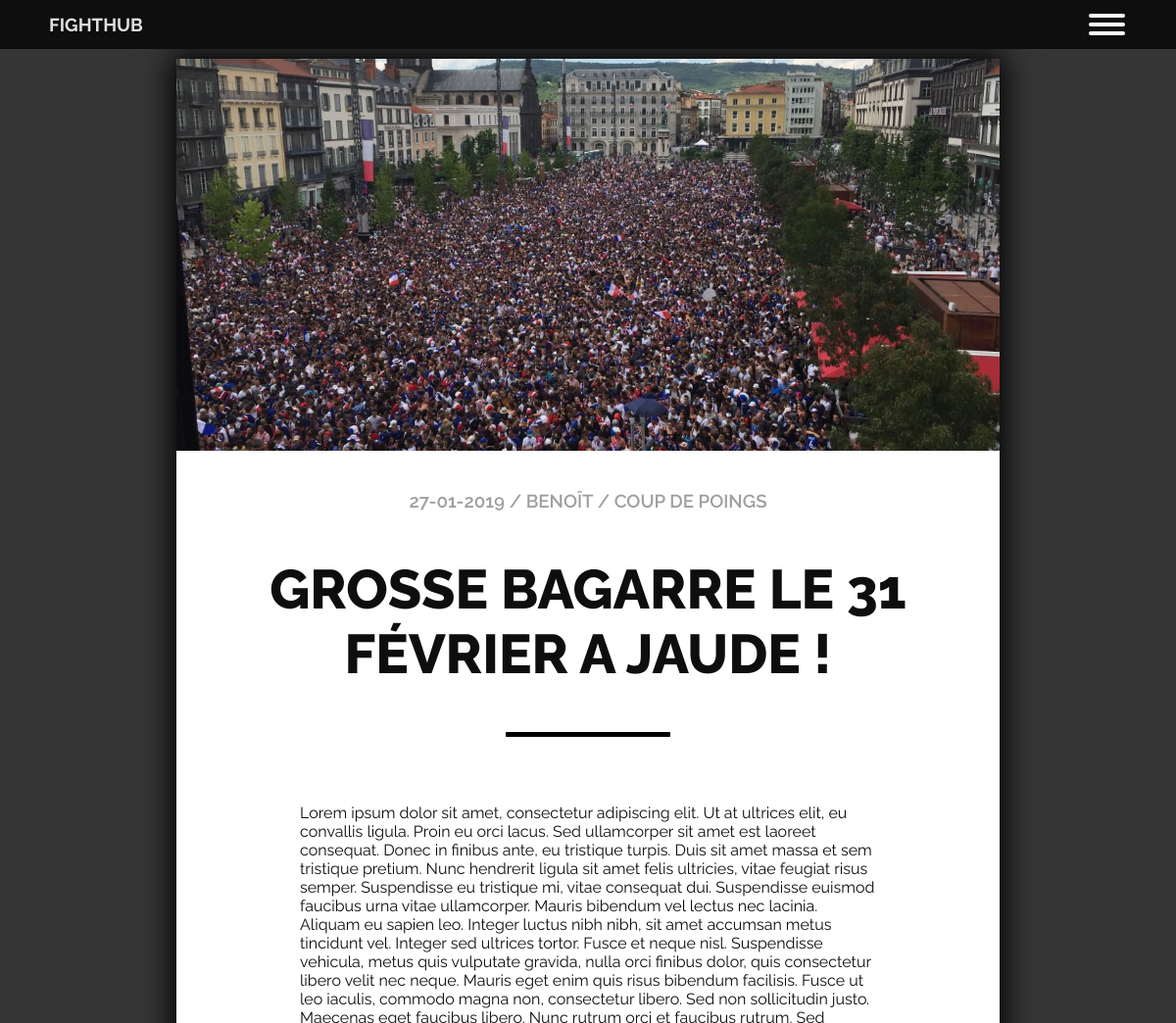
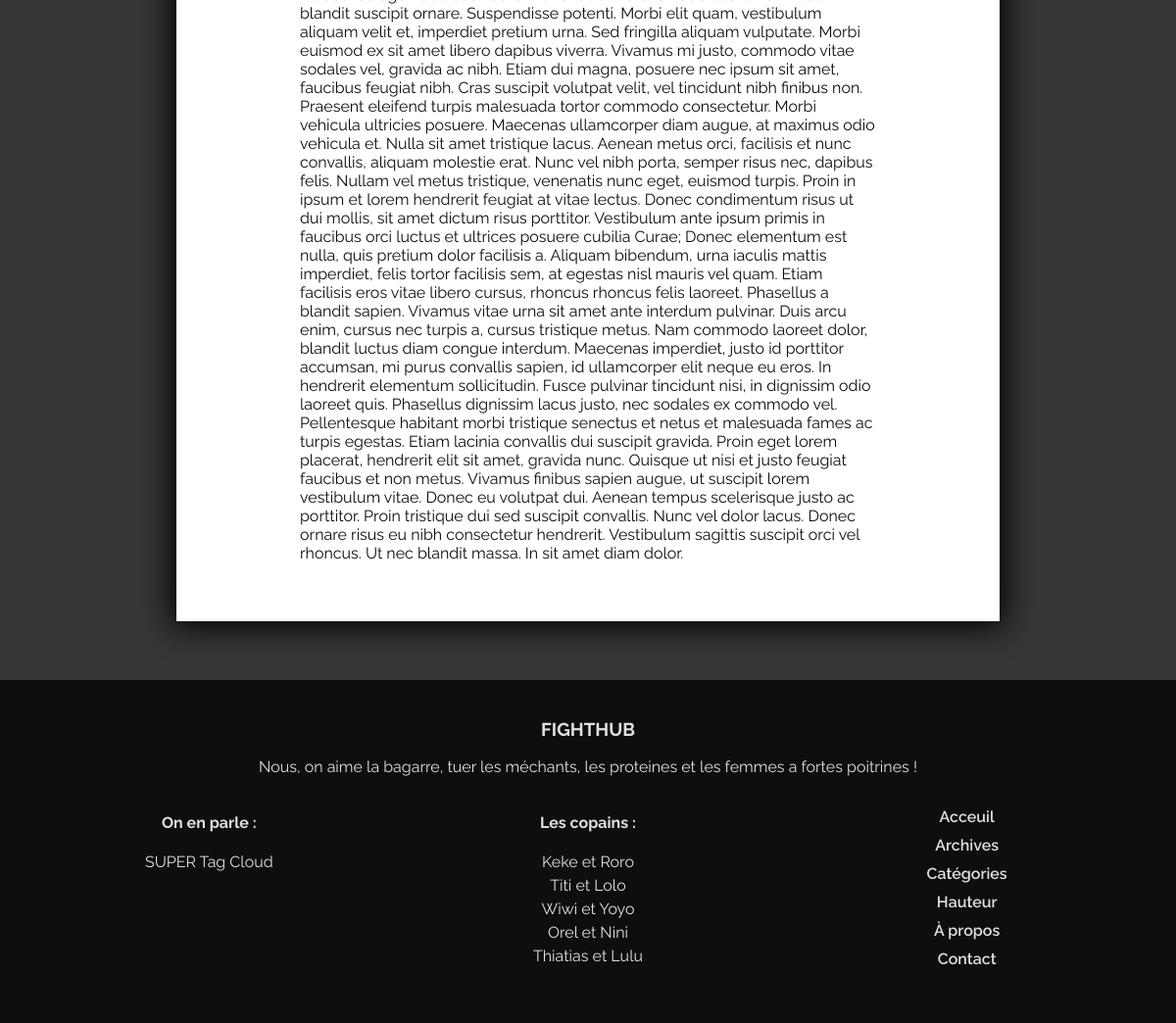
Page /index.php?page=details&id=34 on the committed database (2 pictures, top to bottom).
### tables this page shows
CREATE TABLE IF NOT EXISTS `posts` (
  `id` bigint(20) UNSIGNED NOT NULL AUTO_INCREMENT,
  `title` tinytext NOT NULL,
  `content` longtext NOT NULL,
  `id_cat` bigint(20) UNSIGNED NOT NULL,
  `id_auth` bigint(20) UNSIGNED NOT NULL,
  `image` varchar(50) NOT NULL,
  `created_date` datetime NOT NULL,
  `updated_date` datetime DEFAULT NULL,
  PRIMARY KEY (`id`),
  KEY `id_cat` (`id_cat`),
  KEY `id_auth` (`id_auth`)
);

CREATE TABLE IF NOT EXISTS `authors` (
  `id` bigint(20) UNSIGNED NOT NULL AUTO_INCREMENT,
  `firstname` varchar(30) NOT NULL,
  `lastname` varchar(30) NOT NULL,
  `email` varchar(30) NOT NULL,
  `password` varchar(255) NOT NULL,
  `image` varchar(50) NOT NULL,
  `level` int(1) NOT NULL,
  `citation` mediumtext NOT NULL,
  `description` longtext NOT NULL,
  PRIMARY KEY (`id`)
);

CREATE TABLE IF NOT EXISTS `categories` (
  `id` bigint(20) UNSIGNED NOT NULL AUTO_INCREMENT,
  `name` varchar(30) NOT NULL,
  `description` text NOT NULL,
  PRIMARY KEY (`id`)
);

### inc/function.php (called while the page is built, shortened)
<?php
    function search_single_post($bdd, $id)
    {
        $reponse = $bdd->prepare(
            'select p.title, p.content, p.created_date, p.image, p.id, a.firstname, a.lastname, c.name FROM posts as p
            inner join authors as a on p.id_auth = a.id
            inner join categories as c on p.id_cat = c.id
            WHERE p.id = ?');
        $reponse->execute(array($id));
        $single_post = $reponse->fetch();
        return $single_post;
    }
?>

### views/details.php (the view)
<section id="details-container">
    <?php
            echo '<div id="full-page">';
            echo '<div id="header-img" style="background: url(img/article-bg/'. $post['image'] .'); background-position: center; background-size: cover" alt=""></div>';
            echo '<h3>'. date("d-m-Y", strtotime($post['created_date'])) .' / '.  utf8_encode($post['firstname']) .' / '. utf8_encode($post['name']) .'</h3>';
            echo '<h2>'. utf8_encode($post['title']) .'</h2>';
            echo '<hr/>';
            echo '<div id="article-content">'. utf8_encode($post['content']) .'</div>';
            echo '</div>';
    ?>
</section>

### inc/head.php (shortened to what this page needs)
<!DOCTYPE html>
<html>
<head>
    <link rel="stylesheet" type="text/css" media="screen" href="css/style.css" />
</head>

### inc/header.php (shortened to what this page needs)
<body>
    <nav>
        <div>
            <a href="index.php"><h3>FightHub</h3></a>
        </div>
        <button class="nav-toggle">
            <span class="bar-top"></span>
            <span class="bar-mid"></span>
            <span class="bar-bot"></span>
        </button>
    </nav>
    <main>

### index.php (shortened to what this page needs)
<?php
require ("inc/database.php");
require ("inc/function.php");
require ("inc/head.php");
require ("inc/header.php");
if (isset($_GET['action']))
{
    switch ($_GET['action'])
    {
        case 'delete':
            sql_delete($bdd, $_GET['id']);
            $all_posts = search_all_posts($bdd);
            require 'views/home.php';
            break;
        case 'update':
            sql_update($bdd, $_POST['title'], $_POST['author'], $_POST['categorie'], $_POST['content'], $_FILES['fileToUpload'], $_POST['old-article-img'], $_POST['article-id']);
            $post = search_single_post($bdd,$_GET['id']);
            require 'views/details.php';
            break;
        case 'create':
            sql_create($bdd, $_POST['title'], $_POST['author'], $_POST['categorie'], $_POST['content'], $_FILES['fileToUpload']);
            $all_posts = search_all_posts($bdd);
            require 'views/home.php';
            break;
    }
}
elseif (isset($_GET['page']))
{
    switch ($_GET ['page'])
    {
        case 'details':
            $post = search_single_post($bdd,$_GET['id']);
            require 'views/details.php';
            break;
    }
}
else
{
    $all_posts = search_all_posts($bdd);
    require 'views/home.php';
}
require ("inc/footer.php");
?>

### inc/footer.php (shortened to what this page needs)
    </main>
    <footer>
        <div id="footer-top">
            <h3>FightHub</h3>
            <p>Nous, on aime la bagarre, tuer les méchants, les proteines et les femmes a fortes poitrines !</p>
        </div>
        <div id="footer-flex">
            <div class="footer-div left">
                <h4>On en parle :</h4>
                <p>SUPER Tag Cloud</p>
            </div>
            <div class="footer-div center">
                <h4>Les copains :</h4>
                <ul>
                    <a href="">Keke et Roro</a>
                    <a href="">Titi et Lolo</a>
                    <a href="">Wiwi et Yoyo</a>
                    <a href="">Orel et Nini</a>
                    <a href="">Thiatias et Lulu</a>
                </ul>
            </div>
            <div class="footer-div right">
                <ul>
                    <a href="index.php">Acceuil</a>
                    <a href="index.php?page=categories">Archives</a>
                    <a href="index.php?page=archives">Catégories</a>
                    <a href="index.php?page=auteurs">Hauteur</a>
                    <a href="index.php?page=about">À propos</a>
                    <a href="index.php?page=contact">Contact</a>
                </ul>
            </div>
        </div>
    </footer>
</body>
</html>

### css/style.css (style rules this page uses)
* { box-sizing: border-box; font-family: 'Raleway', sans-serif; }
html, body { width: 100%; height: 100%; padding: 0; margin: 0; }
body { background-color: #363636; }
body nav { position: fixed; top: 0px; width: 100%; height: 50px; display: flex; align-items: center; justify-content: space-between; background-color: #0e0e0e; color: #e0e0e0; padding: 0 50px; z-index: 100; }
body nav a { text-decoration: none; color: #e0e0e0; }
body nav a h3 { margin: 0; text-transform: uppercase; }
body nav .nav-toggle { position: relative; width: 50px; height: 50px; padding: 10px; background: transparent; border: 1px solid transparent; }
body nav .nav-toggle [class*='bar-'] { background: white; display: block; -webkit-transform: rotate(0deg); transform: rotate(0deg); -webkit-transition: 0.2s ease all; transition: 0.2s ease all; border-radius: 4px; height: 4px; width: 37px; margin-bottom: 5px; }
body nav .nav-toggle .bar-bot { margin-bottom: 0; }
body main { min-height: 100%; padding: 5% 15%; }
body main #details-container { width: 100%; height: 100%; padding: 0; margin: 0; background-color: white; color: #0e0e0e; }
body main #details-container #full-page { width: 100%; height: fit-content; padding: 0; margin: 0; box-shadow: 0 0 30px 5px black; }
body main #details-container #full-page #header-img { width: 100%; height: 400px; background-color: #9e9e9e; margin-bottom: 40px; }
body main #details-container #full-page h3 { color: #9e9e9e; text-transform: uppercase; font-weight: 600; text-align: center; }
body main #details-container #full-page h2 { font-size: 350%; font-weight: 800; text-align: center; text-transform: uppercase; }
body main #details-container #full-page hr { width: 20%; height: 5px; background-color: black; border: none; color: #363636; }
body main #details-container #full-page #article-content { padding: 60px 0px; width: 70%; height: auto; margin: auto; background-color: #ffffff; }
body footer { height: 350px; background-color: #0e0e0e; color: #e0e0e0; padding: 20px; }
body footer h3 { text-transform: uppercase; }
body footer #footer-top { text-align: center; }
body footer #footer-flex { display: flex; flex-wrap: wrap; justify-content: space-around; }
body footer #footer-flex .footer-div { text-align: center; width: 30%; }
body footer #footer-flex .footer-div.center ul { display: flex; flex-direction: column; padding: 0; }
body footer #footer-flex .footer-div.center ul a { text-decoration: none; color: #e0e0e0; margin-bottom: 5px; }
body footer #footer-flex .footer-div.right ul { display: flex; flex-direction: column; padding: 0; }
body footer #footer-flex .footer-div.right ul a { text-decoration: none; color: #e0e0e0; margin-bottom: 10px; font-weight: 600; }

### rows in the picture
posts: image (picture), created_date "27-01-2019", id_auth.firstname "BENOÎT", id_cat.name "COUP DE POINGS", title "GROSSE BAGARRE LE 31 FÉVRIER A JAUDE !", content "Lorem ipsum dolor sit amet, consectetur adipiscing elit. Ut at ultrices elit, eu convallis ligula. Proin eu orci lacus. Sed ullamcorper sit amet est laoreet consequat. Donec in finibus ante, eu tristique turpis. Duis sit amet massa et sem tristique pretium. Nunc hendrerit ligula sit amet felis ultricies, vitae feugiat risus semper. Suspendisse eu tristique mi, vitae consequat dui. Suspendisse euismod faucibus urna vitae ullamcorper. Mauris bibendum vel lectus nec lacinia. Aliquam eu sapien leo. Integer luctus nibh nibh, sit amet accumsan metus tincidunt vel. Integer sed ultrices tortor. Fusce et neque nisl. Suspendisse vehicula, metus quis vulputate gravida, nulla orci finibus dolor, quis…"
